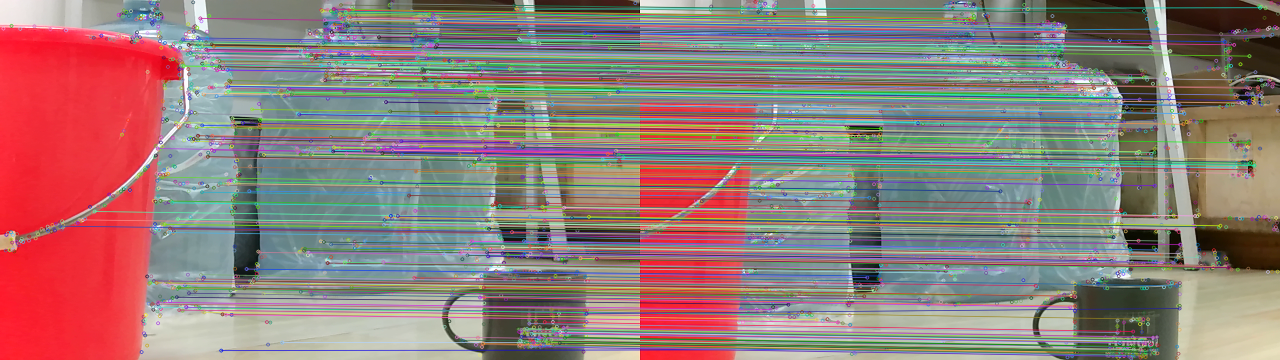
//> input picture Trails/Image_Matches.png, 2560 x 720 px, given in place of the camera (shown at 1/2 size)
$ ./realtime_depthmap   (built with g++ and OpenCV 4)
//> lines starting //> are read from the running program, lines starting //| are printed output that depends on the picture
### includes/disparity.hpp
#ifndef DISPARITY_H
#define DISPARITY_H

#include <opencv2/opencv.hpp>
#include <iostream>
#include <chrono>
#include <thread>

using namespace std;
using namespace cv;

void stereoBM(cv::Mat lpng,cv::Mat rpng,cv::Mat &disp)
{
    cv::GaussianBlur(lpng, lpng, cv::Size(5, 5), 1.5);
    cv::GaussianBlur(rpng, rpng, cv::Size(5, 5), 1.5);
    cv::pyrDown(lpng, lpng);
    cv::pyrDown(rpng, rpng);
    cv::GaussianBlur(lpng, lpng, cv::Size(5, 5), 1.5);
    cv::GaussianBlur(rpng, rpng, cv::Size(5, 5), 1.5);

    disp.create(lpng.rows,lpng.cols,CV_16S);
    cv::Mat disp1 = cv::Mat(lpng.rows,lpng.cols,CV_8UC1);
    cv::Size imgSize = lpng.size();
    cv::Rect roi1,roi2;
    cv::Ptr<cv::StereoBM> bm = cv::StereoBM::create(16,9);
    cv::Mat disp_color;

    int nmDisparities = ((imgSize.width / 8) + 15) & -16;//视差搜索范围

    bm->setPreFilterType(0);//预处理滤波器类型
    bm->setPreFilterSize(15);//预处理滤波器窗口大小
    bm->setPreFilterCap(31);//预处理滤波器截断值
    bm->setBlockSize(9);//SAD窗口大小
    bm->setMinDisparity(0);//最小视差
    bm->setNumDisparities(nmDisparities);//视差搜索范围
    bm->setTextureThreshold(10);//低纹理区域的判断阈值
    bm->setUniquenessRatio(5);//视差唯一性百分比
    bm->setSpeckleWindowSize(100);//检查视差连通区域变化度窗口大小
    bm->setSpeckleRange(32);//视差变化阈值
    bm->setROI1(roi1);
    bm->setROI2(roi2);
    bm->setDisp12MaxDiff(1);//左右视差图最大容许差异
    bm->compute(lpng,rpng,disp);

    disp.convertTo(disp1,CV_8U,255 / (nmDisparities*16.));

    cv::applyColorMap(disp1,disp_color,cv::COLORMAP_JET);//转彩色图

    cv::imshow("BM_img",disp1);
    cv::imshow("BM_color",disp_color);
}

void stereoSGBM(cv::Mat lpng,cv::Mat rpng,cv::Mat &disp_8u)
{
    cv::GaussianBlur(lpng, lpng, cv::Size(5, 5), 1.5);
    cv::GaussianBlur(rpng, rpng, cv::Size(5, 5), 1.5);
    cv::pyrDown(lpng, lpng);
    cv::pyrDown(rpng, rpng);
    cv::GaussianBlur(lpng, lpng, cv::Size(5, 5), 1.5);
    cv::GaussianBlur(rpng, rpng, cv::Size(5, 5), 1.5);

    cv::Mat disp = cv::Mat(lpng.rows,lpng.cols,CV_16S);
    disp_8u.create(lpng.rows,lpng.cols,CV_8UC1);
    cv::Size imgSize = lpng.size();
    cv::Ptr<cv::StereoSGBM> sgbm = cv::StereoSGBM::create();
    cv::Mat disp_color;

    int nmDisparities = ((imgSize.width / 8) + 15) & -16;//视差搜索范围
    int pngChannels = lpng.channels();//获取左视图通道数
    int winSize = 9;

    sgbm->setPreFilterCap(31);//预处理滤波器截断值
    sgbm->setBlockSize(winSize);//SAD窗口大小
    sgbm->setP1(16*pngChannels*winSize*winSize);//控制视差平滑度第一参数
    sgbm->setP2(32*pngChannels*winSize*winSize);//控制视差平滑度第二参数
    sgbm->setMinDisparity(0);//最小视差
    sgbm->setNumDisparities(nmDisparities);//视差搜索范围
    sgbm->setUniquenessRatio(10);//视差唯一性百分比
    sgbm->setSpeckleWindowSize(200);//检查视差连通区域变化度的窗口大小
    sgbm->setSpeckleRange(32);//视差变化阈值
    sgbm->setDisp12MaxDiff(1);//左右视差图最大容许差异
    sgbm->setMode(cv::StereoSGBM::MODE_SGBM);//采用全尺寸双通道动态编程算法
    sgbm->compute(lpng,rpng,disp);

    disp.convertTo(disp_8u,CV_8U,255 / (nmDisparities*16.));//转8位
    cv::GaussianBlur(disp_8u, disp_8u, cv::Size(5, 5), 1.5);

    cv::applyColorMap(disp_8u,disp_color,cv::COLORMAP_JET);//转彩色图

    cv::imshow("SGBM_img",disp_8u);
    cv::imshow("SGBM_color",disp_color);
}

#endif

### realtime_depthmap.cpp
#include <opencv2/opencv.hpp>
#include <iostream>
#include <chrono>
#include <thread>
#include "./includes/disparity.hpp"

#define Img_width 2560
#define Img_height 720

using namespace std;
using namespace cv;

int main() {

    // 从文件加载标定结果
    FileStorage fs("../calibration/calib_param.yml", FileStorage::READ);
    if (!fs.isOpened()) {
        cerr << "Failed to open calibration file." << endl;
        return -1;
    }

    Mat cameraMatrixL, distCoeffsL, cameraMatrixR, distCoeffsR, R, T;
    fs["cameraMatrixL"] >> cameraMatrixL;
    fs["distCoeffsL"] >> distCoeffsL;
    fs["cameraMatrixR"] >> cameraMatrixR;
    fs["distCoeffsR"] >> distCoeffsR;
    fs["R"] >> R;
    fs["T"] >> T;

    fs.release();

    // 打开拼接的双目摄像头（根据自己的设备修改）
    VideoCapture cap(2);

    if (!cap.isOpened()) {
        cerr << "无法打开摄像头" << endl;
        return -1;
    }

    cap.set(CAP_PROP_FRAME_WIDTH, Img_width);
    cap.set(CAP_PROP_FRAME_HEIGHT, Img_height);

    // 图像大小
    Size imageSize(Img_width / 2, Img_height);  // 根据你的图像实际大小设置

    /*
    alpha 参数说明
    alpha = -1：使用默认值，通常会保留所有有效像素，但可能会出现一些黑色边界。
    alpha = 0：裁剪到最小矩形以去除所有不需要的像素，从而最大化视差图的有效区域。
    alpha = 1：保留所有有效像素，视野最大化，但可能会包含更多的黑色边界。
    */
    // 立体校正
    Mat R1, R2, P1, P2, Q;
    stereoRectify(cameraMatrixL, distCoeffsL,
                    cameraMatrixR, distCoeffsR,
                    imageSize, R, T, R1, R2, P1, P2, Q,
                    CALIB_ZERO_DISPARITY, 0);  // alpha = 0

    // cout << "R1: " << R1 << endl;
    // cout << "R2: " << R2 << endl;
    // cout << "P1: " << P1 << endl;
    // cout << "P2: " << P2 << endl;
    // cout << "Q: " << Q << endl;

    int photo_count = 0;

    while (true) {
        Mat frame;
        cap >> frame;  // 读取帧
//> frame is the input picture: 720 rows x 2560 cols, CV_8UC3; mean B, G, R 120.9, 124.7, 145.4

        if (frame.empty()) {
            cerr << "无法获取摄像头图像" << endl;
            break;
        }

        // 拆分图像
        Mat left_frame = frame(Rect(0, 0, Img_width / 2, Img_height));
        Mat right_frame = frame(Rect(Img_width / 2, 0, Img_width / 2, Img_height));

        // 显示左右两个图像
        imshow("Left Camera", left_frame);
        imshow("Right Camera", right_frame);

        // 保存左右两个图像
        // imwrite("Left_Camera.png", left_frame);
        // imwrite("Right_Camera.png", right_frame);

        Mat map1x, map1y, map2x, map2y;
        initUndistortRectifyMap(cameraMatrixL, distCoeffsL, R1, P1, imageSize, CV_32FC1, map1x, map1y);
        initUndistortRectifyMap(cameraMatrixR, distCoeffsR, R2, P2, imageSize, CV_32FC1, map2x, map2y);

        // 应用映射生成校正后的图像
        Mat rectified_left, rectified_right;
        remap(left_frame, rectified_left, map1x, map1y, INTER_LINEAR);
        remap(right_frame, rectified_right, map2x, map2y, INTER_LINEAR);
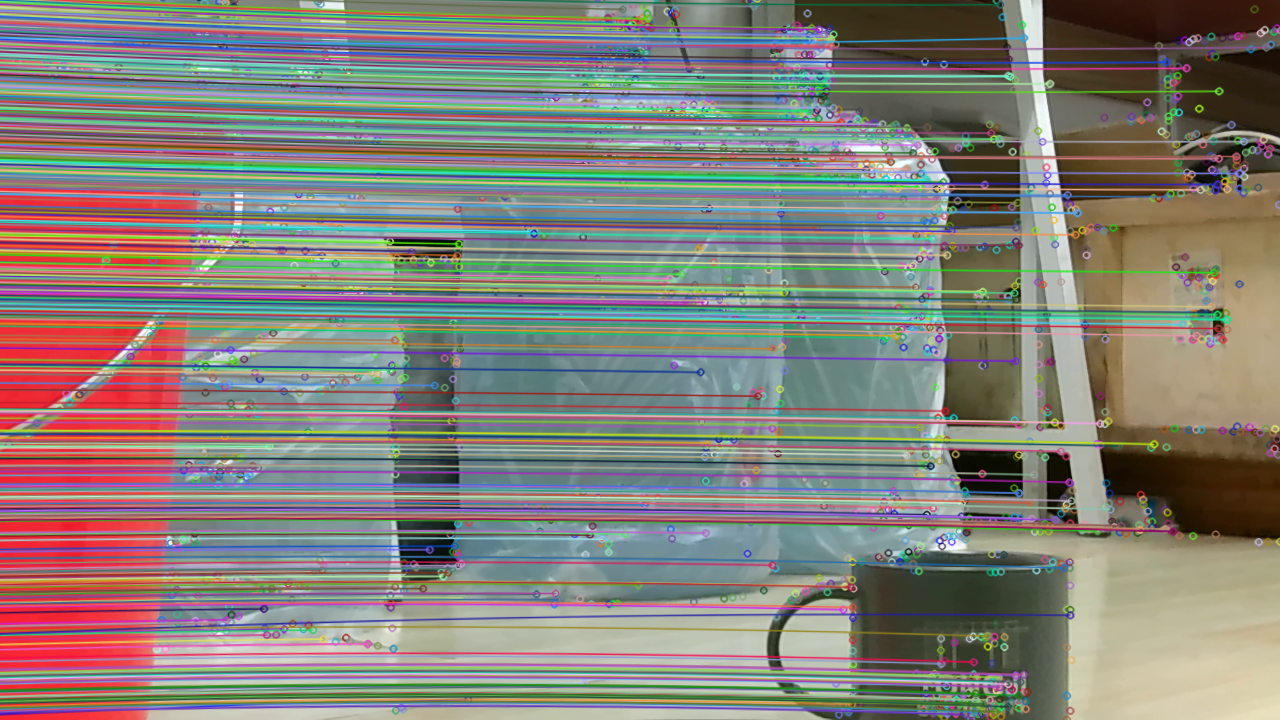
//> rectified_right: 720 rows x 1280 cols, CV_8UC3; mean B, G, R 121.4, 128.4, 131.8

        // 显示校正后的图像
        // imshow("Rectified Left Image", rectified_left);
        // imshow("Rectified Right Image", rectified_right);

        // SIFT 特征提取
        Ptr<SIFT> sift = SIFT::create();
        vector<KeyPoint> keypoints1, keypoints2;
        Mat descriptors1, descriptors2;
        Mat SIFT_left, SIFT_right;

        sift->detectAndCompute(rectified_left, noArray(), keypoints1, descriptors1);
//> keypoints1 = 3813 keypoints; strongest (x, y, size): (340, 81, 2.3), (292, 62, 2.2), (495, 238, 2.4), (406, 228, 2.1)
        sift->detectAndCompute(rectified_right, noArray(), keypoints2, descriptors2);
//> keypoints2 = 4382 keypoints; strongest (x, y, size): (940, 541, 2.2), (942, 546, 2.3), (1265, 29, 2.1), (1225, 181, 2.2)

        drawKeypoints(rectified_left, keypoints1, SIFT_left, Scalar::all(-1), DrawMatchesFlags::DRAW_RICH_KEYPOINTS);
        drawKeypoints(rectified_right, keypoints2, SIFT_right, Scalar::all(-1), DrawMatchesFlags::DRAW_RICH_KEYPOINTS);
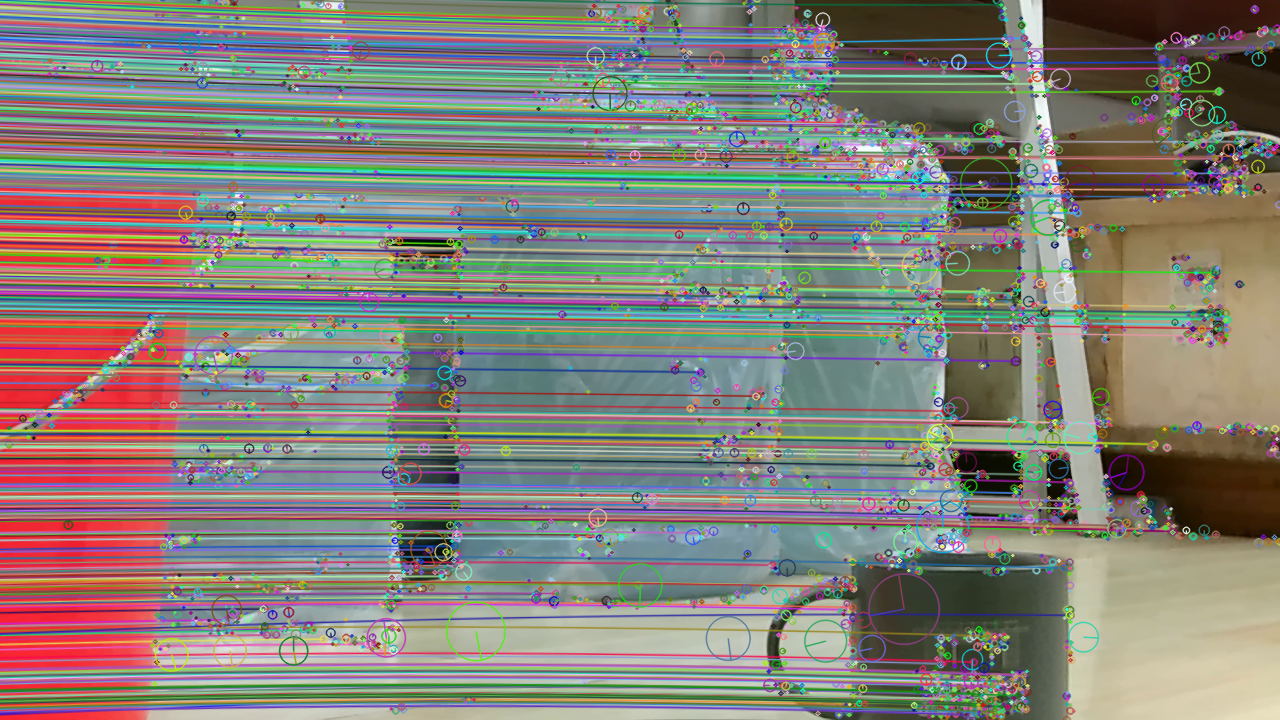
//> SIFT_right: 720 rows x 1280 cols, CV_8UC3; mean B, G, R 121.3, 128.5, 131.7

        // 显示SIFT特征的图像
        // imshow("SIFT L Camera", SIFT_left);
        // imshow("SIFT R Camera", SIFT_right);

        // 检查提取的关键点和描述符数量
        // cout << "Number of keypoints in left image: " << keypoints1.size() << endl;
        // cout << "Number of keypoints in right image: " << keypoints2.size() << endl;
        // cout << "Number of descriptors in left image: " << descriptors1.rows << endl;
        // cout << "Number of descriptors in right image: " << descriptors2.rows << endl;

        // 特征点匹配
        BFMatcher matcher(NORM_L2);
        vector<vector<DMatch>> knn_matches;
        matcher.knnMatch(descriptors1, descriptors2, knn_matches, 2);
//> knn_matches = 3813 matches

        // 应用比率测试来过滤匹配
        const float ratio_thresh = 0.75f;
        vector<DMatch> good_matches;
        for (size_t i = 0; i < knn_matches.size(); i++) {
            if (knn_matches[i][0].distance < ratio_thresh * knn_matches[i][1].distance) {
                good_matches.push_back(knn_matches[i][0]);
            }
        }
//> after the loop, good_matches = 63 matches

        // 检查匹配索引是否有效
        for (const auto& match : good_matches) {
            if (match.queryIdx < 0 || match.queryIdx >= keypoints1.size() ||
                match.trainIdx < 0 || match.trainIdx >= keypoints2.size()) {
                cerr << "Invalid match index: " << match.queryIdx << ", " << match.trainIdx << endl;
                return -1;
            }
        }
//> this loop made 63 passes

        // 根据y坐标差值进行过滤
        std::vector<DMatch> y_filtered_matches;
        const float y_threshold = 10.0; // y坐标差值阈值，根据需要调整
        for (const auto& match : good_matches) {
            Point2f pt1 = keypoints1[match.queryIdx].pt;
            Point2f pt2 = keypoints2[match.trainIdx].pt;
            if (std::abs(pt1.y - pt2.y) < y_threshold) {
                y_filtered_matches.push_back(match);
            }
        }
//> this loop made 63 passes
//> (pt1, pt2) on passes 1 to 12: (Point(13.68, 517.6), Point(984.5, 646.5)), (Point(13.68, 517.6), Point(984.5, 646.5)), (Point(14.23, 38.68), Point(784.9, 600)), (Point(19.8, 505.7), Point(1219.2, 194)), (Point(59.85, 498.5), Point(1048.9, 572)), (Point(291.4, 59.12), Point(906.5, 347)), (Point(291.6, 62.09), Point(888.3, 552.7)), (Point(311, 693.1), Point(268.4, 611.3)), (Point(322.2, 634.6), Point(1242.4, 284.1)), (Point(330.3, 453.7), Point(335.5, 266.4)), (Point(347.9, 116.4), Point(866.1, 565.8)), (Point(354.2, 574.6), Point(305.4, 623.1))

        // 绘制匹配结果
        Mat img_matches;
        drawMatches(rectified_left, keypoints1, rectified_right, keypoints2, y_filtered_matches, img_matches);
        // imshow("Image Matches", img_matches);

        Mat gray_left, gray_right, disparity;
        cvtColor(rectified_left, gray_left, COLOR_BGR2GRAY);
        cvtColor(rectified_right, gray_right, COLOR_BGR2GRAY);


        stereoBM(gray_left,gray_right,disparity);
        stereoSGBM(gray_left,gray_right,disparity);
//> in stereoSGBM, `cv::GaussianBlur(disp_8u, disp_8u, cv::Size(5, 5), 1.5);`:
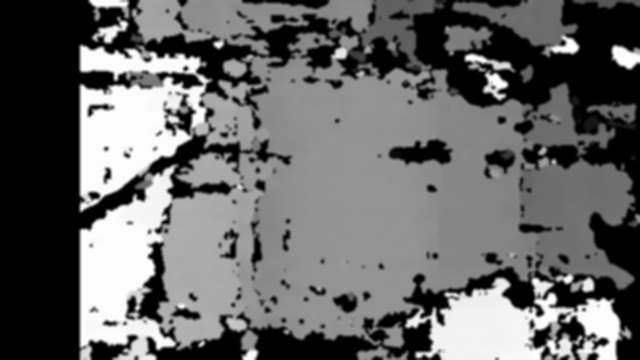
//> disp_8u: 360 rows x 640 cols, CV_8UC1; min 0, max 252, mean 102.1
//> in stereoSGBM, `cv::applyColorMap(disp_8u,disp_color,cv::COLORMAP_JET);`:
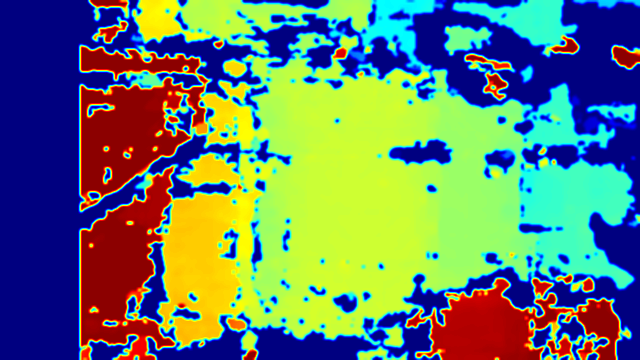
//> disp_color: 360 rows x 640 cols, CV_8UC3; mean B, G, R 107, 125, 98.8

        // imwrite("gray_left.png",gray_left);
        // imwrite("gray_right.png",gray_right);

        // double fx = P1.at<double>(0, 0);
        // double baseline = norm(T, NORM_L2);

        // Mat depth(disparity.rows, disparity.cols, CV_16S);  //深度图
        // //视差图转深度图
        // for (int row = 0; row < depth.rows; row++){
        //     for (int col = 0; col < depth.cols; col++){
        //         short d = disparity.ptr<uchar>(row)[col];
        //         if (d == 0)
        //             continue;

        //         depth.ptr<short>(row)[col] = fx * baseline / d;
        //     }
        // }
        // cout << "depth: " << depth.type() << endl;
        // 提取深度信息并归一化

        Mat depth_map_3D;
        reprojectImageTo3D(disparity, depth_map_3D, Q, true); // 8UC1 -> 32FC3
//> depth_map_3D: 360 rows x 640 cols, CV_32FC3; 17.85% of the values are NaN or infinite; the others: min -35437.5, max 137074.7, mean 1701.8
//> Q = [[1, 0, 0, -673.2], [0, 1, 0, -320.8], [0, 0, 0, 2104.9], [0, 0, 0.0154, 0]]
        std::vector<Mat> channels(3);
        split(depth_map_3D, channels);
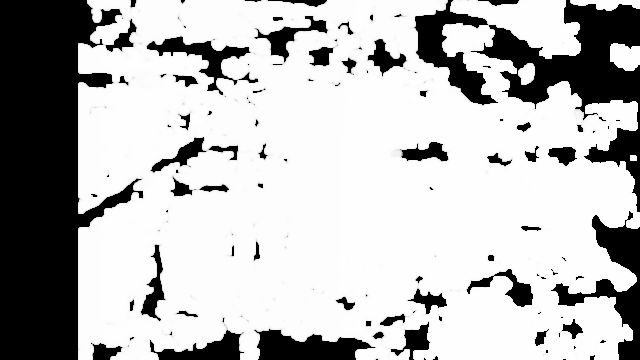
//> channels[0]: 360 rows x 640 cols, CV_32FC1; 26.77% of the values are NaN or infinite; the others: min -35437.5, max -8.83, mean -355.8; drawn with min black, max white, NaN and infinite black
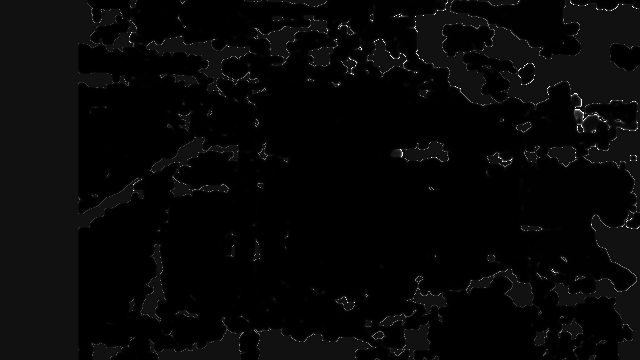
//> channels[2]: 360 rows x 640 cols, CV_32FC1; min 543.9, max 137074.7, mean 4601.6; drawn with min black and max white
        Mat depth = channels[2]; // 32FC3 -> 32FC1

        depth.setTo(0, depth < 0);
        depth.setTo(4000, depth > 4000);
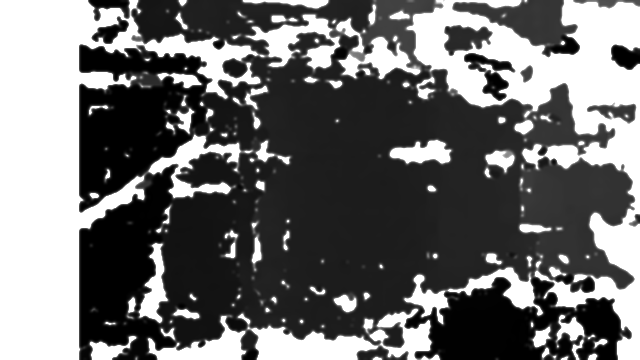
//> depth: 360 rows x 640 cols, CV_32FC1; min 543.9, max 4000, mean 2037.5; drawn with min black and max white

        Mat depth_normalized;
        normalize(depth, depth_normalized, 0, 255, NORM_MINMAX, CV_8UC1); // 32FC3 -> 8UC1

        imshow("depth_normalized",depth_normalized);

        // A waitkey() is necessary for camera
        if(waitKey(15) >= 0){
//> the Esc key is pressed
            break;
        }
    }

    return 0;
}
